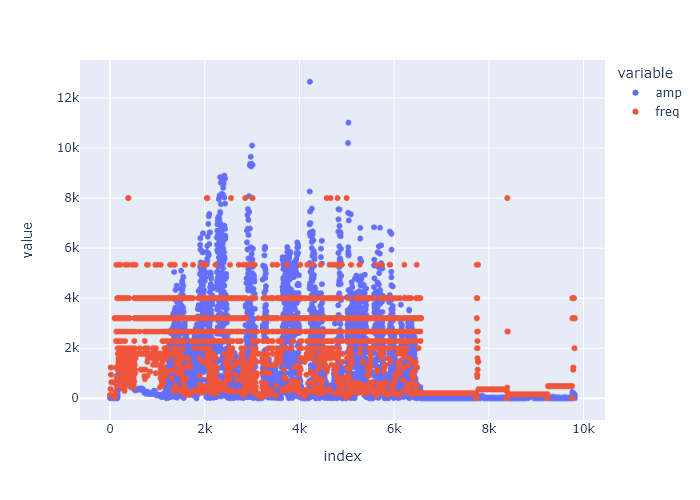

The Python source for this figure:
import os
import pandas as pd
import plotly.express as px

data = pd.read_csv([file for file in os.listdir() if file.endswith('.csv')][1])
fig = px.scatter(data)
fig.write_image("graph.png")
